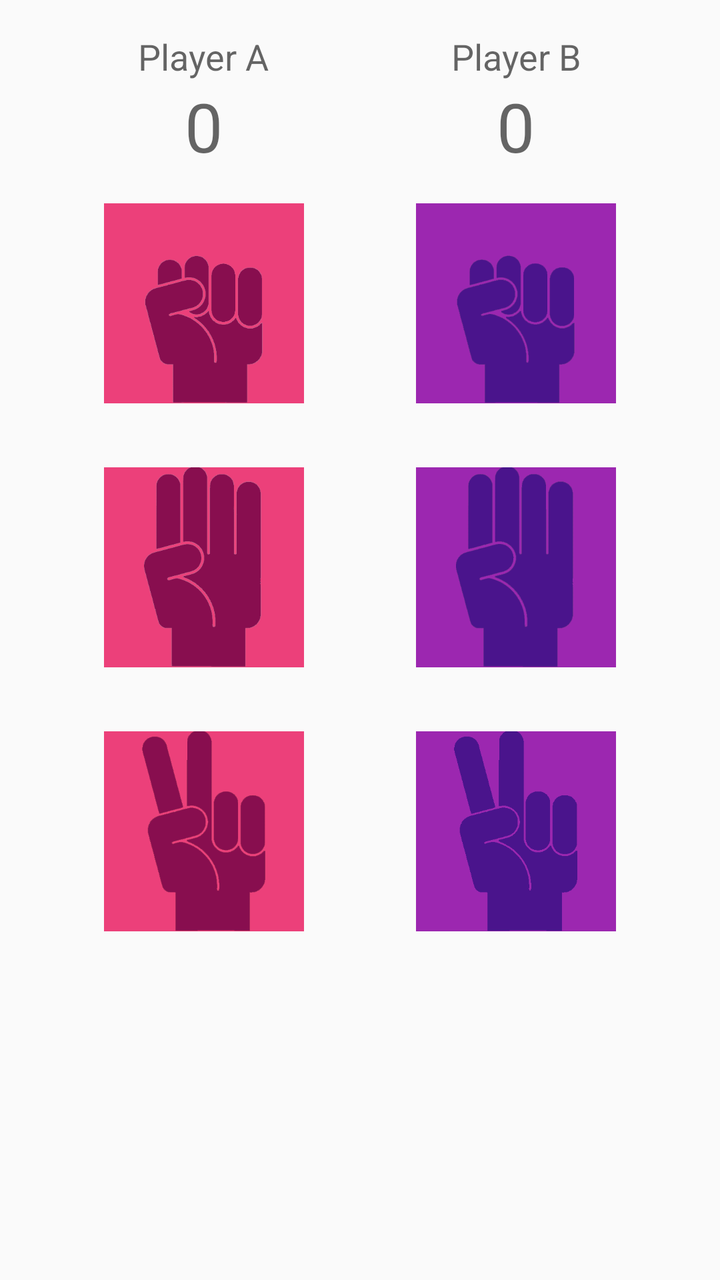
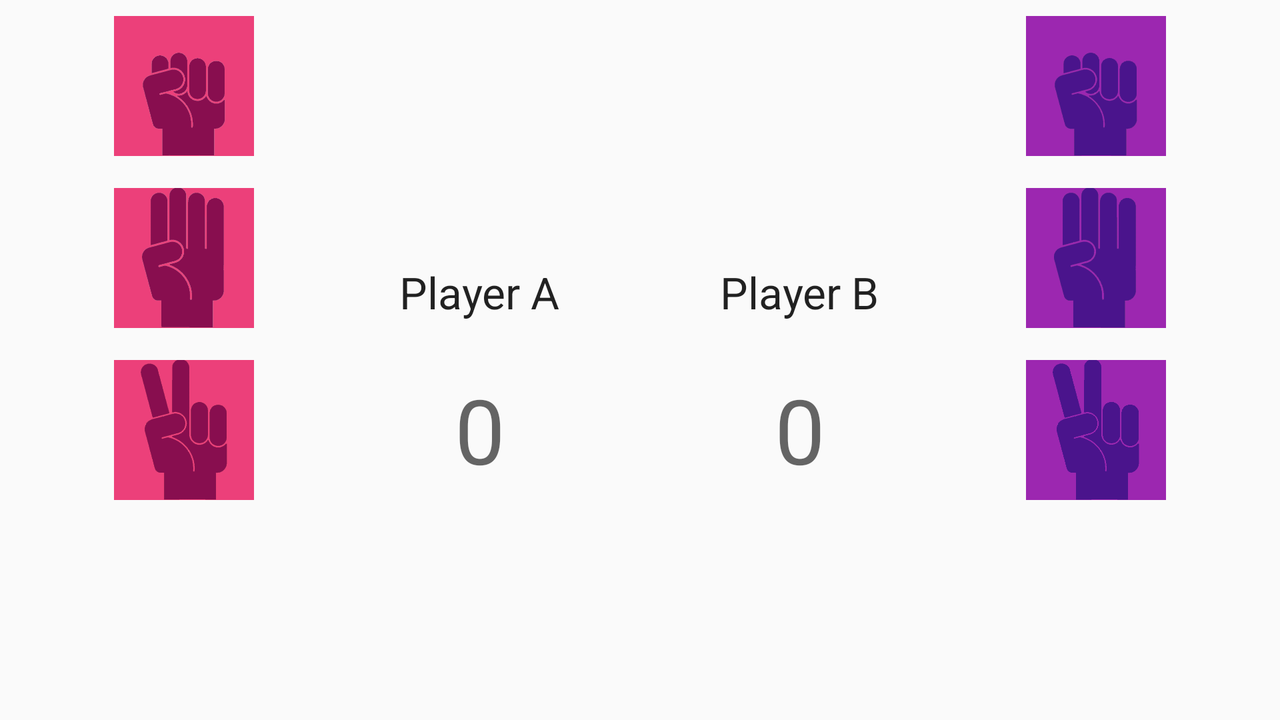

Two renders of one Android screen. The first uses the default layout on a phone; the second uses the alternative layout the repository ships for a different screen configuration, on a matching device. The two XML files are below.
<!-- AndroidManifest.xml: application theme AppTheme -->
<!-- res/layout/content_play.xml -->
<?xml version="1.0" encoding="utf-8"?>
<androidx.constraintlayout.widget.ConstraintLayout xmlns:android="http://schemas.android.com/apk/res/android"
    xmlns:app="http://schemas.android.com/apk/res-auto"
    xmlns:tools="http://schemas.android.com/tools"
    android:layout_width="match_parent"
    android:layout_height="match_parent"
    app:layout_behavior="@string/appbar_scrolling_view_behavior"
    tools:context=".PlayActivity"
    tools:showIn="@layout/activity_play">

    <LinearLayout
        android:layout_width="0dp"
        android:layout_height="0dp"
        android:orientation="horizontal"
        app:layout_constraintBottom_toBottomOf="parent"
        app:layout_constraintEnd_toEndOf="parent"
        app:layout_constraintStart_toStartOf="parent"
        app:layout_constraintTop_toTopOf="parent">

        <LinearLayout
            android:id="@+id/layoutA"
            android:layout_width="match_parent"
            android:layout_height="match_parent"
            android:layout_weight="1"
            android:orientation="vertical"
            android:paddingLeft="24dp"
            android:theme="@style/PlayTheme">

            <TextView
                android:id="@+id/playerAName"
                android:layout_width="wrap_content"
                android:layout_height="wrap_content"
                android:layout_marginTop="16dp"
                android:text="Player A"
                android:textAppearance="@style/TextAppearance.AppCompat.Medium" />

            <TextView
                android:id="@+id/score_a"
                android:layout_width="wrap_content"
                android:layout_height="wrap_content"
                android:text="0"
                android:textAppearance="@style/TextAppearance.AppCompat.Display1" />

            <ImageView
                android:id="@+id/rockA"
                android:layout_width="100dp"
                android:layout_height="100dp"
                android:layout_margin="16dp"
                android:src="@drawable/rock_a" />

            <ImageView
                android:id="@+id/paperA"
                android:layout_width="100dp"
                android:layout_height="100dp"
                android:layout_margin="16dp"
                android:src="@drawable/paper_a" />

            <ImageView
                android:id="@+id/scissorA"
                android:layout_width="100dp"
                android:layout_height="100dp"
                android:layout_margin="16dp"
                android:src="@drawable/scissor_a" />

        </LinearLayout>

        <LinearLayout
            android:id="@+id/layoutB"
            android:layout_width="match_parent"
            android:layout_height="match_parent"
            android:layout_weight="1"
            android:orientation="vertical"
            android:paddingRight="24dp"
            android:theme="@style/PlayTheme">

            <TextView
                android:id="@+id/playerBName"
                android:layout_width="wrap_content"
                android:layout_height="wrap_content"
                android:layout_marginTop="16dp"
                android:text="Player B"
                android:textAppearance="@style/TextAppearance.AppCompat.Medium" />

            <TextView
                android:id="@+id/score_b"
                android:layout_width="wrap_content"
                android:layout_height="wrap_content"
                android:text="0"
                android:textAppearance="@style/TextAppearance.AppCompat.Display1" />

            <ImageView
                android:id="@+id/rockB"
                android:layout_width="100dp"
                android:layout_height="100dp"
                android:layout_margin="16dp"
                android:src="@drawable/rock_b" />

            <ImageView
                android:id="@+id/paperB"
                android:layout_width="100dp"
                android:layout_height="100dp"
                android:layout_margin="16dp"
                android:src="@drawable/paper_b" />

            <ImageView
                android:id="@+id/scissorB"
                android:layout_width="100dp"
                android:layout_height="100dp"
                android:layout_margin="16dp"
                android:src="@drawable/scissor_b" />

        </LinearLayout>

    </LinearLayout>
</androidx.constraintlayout.widget.ConstraintLayout>
<!-- res/layout/activity_play.xml (included above) -->
<?xml version="1.0" encoding="utf-8"?>
<androidx.coordinatorlayout.widget.CoordinatorLayout xmlns:android="http://schemas.android.com/apk/res/android"
    xmlns:app="http://schemas.android.com/apk/res-auto"
    xmlns:tools="http://schemas.android.com/tools"
    android:layout_width="match_parent"
    android:layout_height="match_parent"
    tools:context=".PlayActivity">

    <com.google.android.material.appbar.AppBarLayout
        android:layout_width="match_parent"
        android:layout_height="wrap_content"
        android:theme="@style/AppTheme.AppBarOverlay">

        <androidx.appcompat.widget.Toolbar
            android:id="@+id/toolbar"
            android:layout_width="match_parent"
            android:layout_height="?attr/actionBarSize"
            android:background="?attr/colorPrimary"
            app:popupTheme="@style/AppTheme.PopupOverlay" />

    </com.google.android.material.appbar.AppBarLayout>

    <include layout="@layout/content_play" />

    <com.google.android.material.floatingactionbutton.FloatingActionButton
        android:id="@+id/fab"
        android:layout_width="wrap_content"
        android:layout_height="wrap_content"
        android:layout_gravity="bottom|end"
        android:layout_margin="@dimen/fab_margin"
        app:srcCompat="@drawable/ic_refresh_white_24dp" />

</androidx.coordinatorlayout.widget.CoordinatorLayout>
<!-- resources referenced by this layout -->
<resources>
  <!-- drawable paper_a: png bitmap (drawable, 12174 bytes) -->
  <!-- drawable paper_b: png bitmap (drawable, 10224 bytes) -->
  <!-- drawable rock_a: png bitmap (drawable, 13377 bytes) -->
  <!-- drawable rock_b: png bitmap (drawable, 11653 bytes) -->
  <!-- drawable scissor_a: png bitmap (drawable, 12659 bytes) -->
  <!-- drawable scissor_b: png bitmap (drawable, 5517 bytes) -->
  <style name="AppTheme.AppBarOverlay" parent="ThemeOverlay.AppCompat.Dark.ActionBar" />
  <style name="AppTheme.PopupOverlay" parent="ThemeOverlay.AppCompat.Light" />
  <style name="PlayTheme" parent="AppTheme">
          <item name="android:gravity">center_horizontal</item>
      </style>
  <style name="AppTheme" parent="Theme.AppCompat.Light.DarkActionBar">
          
          <item name="colorPrimary">@color/colorPrimary</item>
          <item name="colorPrimaryDark">@color/colorPrimaryDark</item>
          <item name="colorAccent">@color/colorAccent</item>
      </style>
</resources>
<!-- res/layout-land/content_play.xml (the repository's variant of the layout above) -->
<!-- drawn on the phone turned sideways -->
<?xml version="1.0" encoding="utf-8"?>
<androidx.constraintlayout.widget.ConstraintLayout xmlns:android="http://schemas.android.com/apk/res/android"
    xmlns:app="http://schemas.android.com/apk/res-auto"
    xmlns:tools="http://schemas.android.com/tools"
    android:layout_width="match_parent"
    android:layout_height="match_parent"
    app:layout_behavior="@string/appbar_scrolling_view_behavior"
    tools:context=".PlayActivity"
    tools:showIn="@layout/activity_play">

    <LinearLayout
        android:layout_width="0dp"
        android:layout_height="0dp"
        android:orientation="horizontal"
        app:layout_constraintBottom_toBottomOf="parent"
        app:layout_constraintEnd_toEndOf="parent"
        app:layout_constraintStart_toStartOf="parent"
        app:layout_constraintTop_toTopOf="parent">

        <LinearLayout
            android:id="@+id/layoutA"
            android:layout_width="match_parent"
            android:layout_height="match_parent"
            android:layout_weight="1"
            android:orientation="vertical"
            android:paddingLeft="24dp"
            android:theme="@style/PlayTheme">

            <ImageView
                android:id="@+id/rockA"
                android:layout_width="70dp"
                android:layout_height="70dp"
                android:layout_margin="8dp"
                android:src="@drawable/rock_a" />

            <ImageView
                android:id="@+id/paperA"
                android:layout_width="70dp"
                android:layout_height="70dp"
                android:layout_margin="8dp"
                android:src="@drawable/paper_a" />

            <ImageView
                android:id="@+id/scissorA"
                android:layout_width="70dp"
                android:layout_height="70dp"
                android:layout_margin="8dp"
                android:src="@drawable/scissor_a" />

        </LinearLayout>

        <LinearLayout
            android:layout_width="match_parent"
            android:layout_height="match_parent"
            android:layout_weight="1"
            android:gravity="center|center_vertical"
            android:orientation="vertical"
            android:theme="@style/PlayTheme">

            <TextView
                android:id="@+id/playerAName"
                android:layout_width="wrap_content"
                android:layout_height="wrap_content"
                android:layout_marginTop="16dp"
                android:text="Player A"
                android:textAppearance="@style/TextAppearance.AppCompat.Large" />

            <TextView
                android:id="@+id/score_a"
                android:layout_width="wrap_content"
                android:layout_height="wrap_content"
                android:paddingTop="24dp"
                android:text="0"
                android:textAppearance="@style/TextAppearance.AppCompat.Display2" />

        </LinearLayout>

        <LinearLayout
            android:layout_width="match_parent"
            android:layout_height="match_parent"
            android:layout_weight="1"
            android:gravity="center|center_vertical"
            android:orientation="vertical"
            android:theme="@style/PlayTheme">

            <TextView
                android:id="@+id/playerBName"
                android:layout_width="wrap_content"
                android:layout_height="wrap_content"
                android:layout_marginTop="16dp"
                android:text="Player B"
                android:textAppearance="@style/TextAppearance.AppCompat.Large" />

            <TextView
                android:id="@+id/score_b"
                android:layout_width="wrap_content"
                android:layout_height="wrap_content"
                android:paddingTop="24dp"
                android:text="0"
                android:textAppearance="@style/TextAppearance.AppCompat.Display2" />
        </LinearLayout>

        <LinearLayout
            android:id="@+id/layoutB"
            android:layout_width="match_parent"
            android:layout_height="match_parent"
            android:layout_weight="1"
            android:orientation="vertical"
            android:paddingRight="24dp"
            android:theme="@style/PlayTheme">

            <ImageView
                android:id="@+id/rockB"
                android:layout_width="70dp"
                android:layout_height="70dp"
                android:layout_margin="8dp"
                android:src="@drawable/rock_b" />

            <ImageView
                android:id="@+id/paperB"
                android:layout_width="70dp"
                android:layout_height="70dp"
                android:layout_margin="8dp"
                android:src="@drawable/paper_b" />

            <ImageView
                android:id="@+id/scissorB"
                android:layout_width="70dp"
                android:layout_height="70dp"
                android:layout_margin="8dp"
                android:src="@drawable/scissor_b" />

        </LinearLayout>

    </LinearLayout>
</androidx.constraintlayout.widget.ConstraintLayout>
<!-- res/layout/content_play.xml (included above) -->
<?xml version="1.0" encoding="utf-8"?>
<androidx.constraintlayout.widget.ConstraintLayout xmlns:android="http://schemas.android.com/apk/res/android"
    xmlns:app="http://schemas.android.com/apk/res-auto"
    xmlns:tools="http://schemas.android.com/tools"
    android:layout_width="match_parent"
    android:layout_height="match_parent"
    app:layout_behavior="@string/appbar_scrolling_view_behavior"
    tools:context=".PlayActivity"
    tools:showIn="@layout/activity_play">

    <LinearLayout
        android:layout_width="0dp"
        android:layout_height="0dp"
        android:orientation="horizontal"
        app:layout_constraintBottom_toBottomOf="parent"
        app:layout_constraintEnd_toEndOf="parent"
        app:layout_constraintStart_toStartOf="parent"
        app:layout_constraintTop_toTopOf="parent">

        <LinearLayout
            android:id="@+id/layoutA"
            android:layout_width="match_parent"
            android:layout_height="match_parent"
            android:layout_weight="1"
            android:orientation="vertical"
            android:paddingLeft="24dp"
            android:theme="@style/PlayTheme">

            <TextView
                android:id="@+id/playerAName"
                android:layout_width="wrap_content"
                android:layout_height="wrap_content"
                android:layout_marginTop="16dp"
                android:text="Player A"
                android:textAppearance="@style/TextAppearance.AppCompat.Medium" />

            <TextView
                android:id="@+id/score_a"
                android:layout_width="wrap_content"
                android:layout_height="wrap_content"
                android:text="0"
                android:textAppearance="@style/TextAppearance.AppCompat.Display1" />

            <ImageView
                android:id="@+id/rockA"
                android:layout_width="100dp"
                android:layout_height="100dp"
                android:layout_margin="16dp"
                android:src="@drawable/rock_a" />

            <ImageView
                android:id="@+id/paperA"
                android:layout_width="100dp"
                android:layout_height="100dp"
                android:layout_margin="16dp"
                android:src="@drawable/paper_a" />

            <ImageView
                android:id="@+id/scissorA"
                android:layout_width="100dp"
                android:layout_height="100dp"
                android:layout_margin="16dp"
                android:src="@drawable/scissor_a" />

        </LinearLayout>

        <LinearLayout
            android:id="@+id/layoutB"
            android:layout_width="match_parent"
            android:layout_height="match_parent"
            android:layout_weight="1"
            android:orientation="vertical"
            android:paddingRight="24dp"
            android:theme="@style/PlayTheme">

            <TextView
                android:id="@+id/playerBName"
                android:layout_width="wrap_content"
                android:layout_height="wrap_content"
                android:layout_marginTop="16dp"
                android:text="Player B"
                android:textAppearance="@style/TextAppearance.AppCompat.Medium" />

            <TextView
                android:id="@+id/score_b"
                android:layout_width="wrap_content"
                android:layout_height="wrap_content"
                android:text="0"
                android:textAppearance="@style/TextAppearance.AppCompat.Display1" />

            <ImageView
                android:id="@+id/rockB"
                android:layout_width="100dp"
                android:layout_height="100dp"
                android:layout_margin="16dp"
                android:src="@drawable/rock_b" />

            <ImageView
                android:id="@+id/paperB"
                android:layout_width="100dp"
                android:layout_height="100dp"
                android:layout_margin="16dp"
                android:src="@drawable/paper_b" />

            <ImageView
                android:id="@+id/scissorB"
                android:layout_width="100dp"
                android:layout_height="100dp"
                android:layout_margin="16dp"
                android:src="@drawable/scissor_b" />

        </LinearLayout>

    </LinearLayout>
</androidx.constraintlayout.widget.ConstraintLayout>
